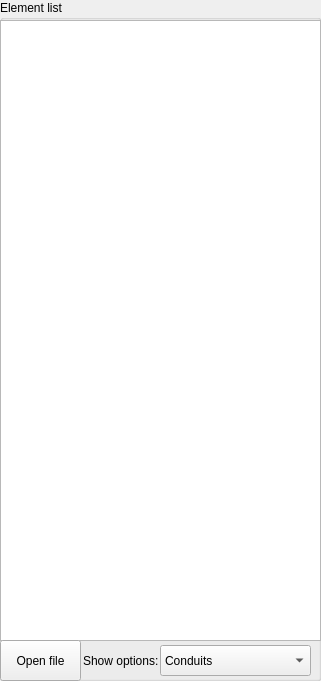
        <widget class="QGroupBox" name="groupBox">
         <property name="geometry">
          <rect>
           <x>0</x>
           <y>0</y>
           <width>321</width>
           <height>681</height>
          </rect>
         </property>
         <property name="title">
          <string>Element list</string>
         </property>
         <widget class="QWidget" name="horizontalLayoutWidget_2">
          <property name="geometry">
           <rect>
            <x>0</x>
            <y>20</y>
            <width>321</width>
            <height>621</height>
           </rect>
          </property>
          <layout class="QHBoxLayout" name="horizontalLayout_2">
           <item>
            <widget class="QListWidget" name="listWidget"/>
           </item>
          </layout>
         </widget>
         <widget class="QPushButton" name="OpenInpProjectButton">
          <property name="geometry">
           <rect>
            <x>0</x>
            <y>640</y>
            <width>81</width>
            <height>41</height>
           </rect>
          </property>
          <property name="text">
           <string>Open file</string>
          </property>
         </widget>
         <widget class="QComboBox" name="ListOptionsCombo">
          <property name="geometry">
           <rect>
            <x>160</x>
            <y>645</y>
            <width>151</width>
            <height>31</height>
           </rect>
          </property>
          <item>
           <property name="text">
            <string>Conduits</string>
           </property>
          </item>
         </widget>
         <widget class="QLabel" name="label">
          <property name="geometry">
           <rect>
            <x>83</x>
            <y>653</y>
            <width>81</width>
            <height>16</height>
           </rect>
          </property>
          <property name="text">
           <string>Show options:</string>
          </property>
         </widget>
        </widget>
